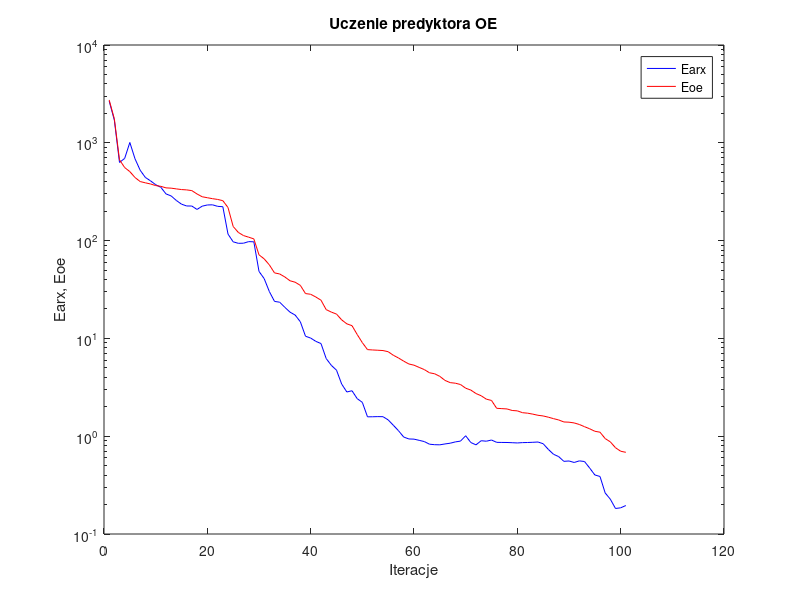
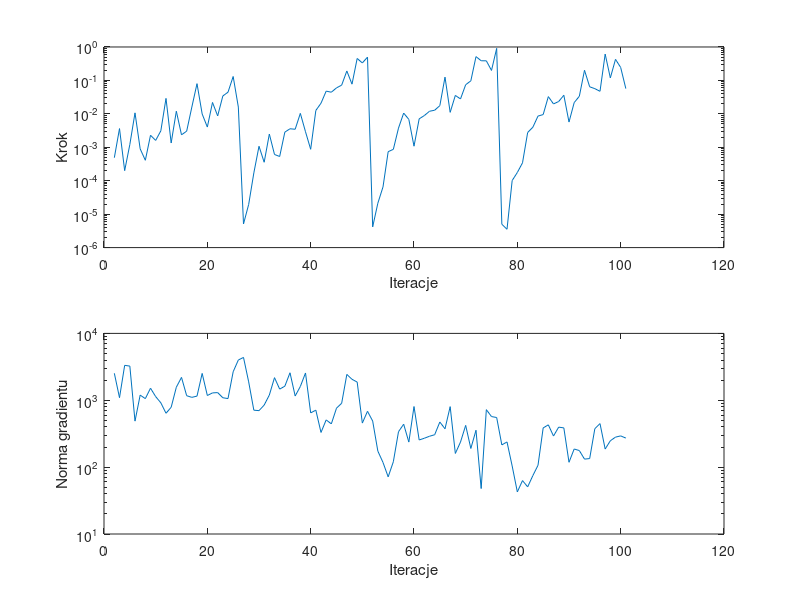

The MATLAB script that drew these images, in order:
%uczenie predyktora oe
clear all;
n=0; farx(n+1)=2.673341e+003; foe(n+1)=2.739908e+003; wspucz(n+1)=0.000000e+000; ng(n+1)=0.000000e+000;
%odnowa zmiennej metryki
n=1; farx(n+1)=1.706114e+003; foe(n+1)=1.759973e+003; krok(n+1)=4.880790e-004; ng(n+1)=2.532070e+003;
n=2; farx(n+1)=6.298661e+002; foe(n+1)=6.704184e+002; krok(n+1)=3.625910e-003; ng(n+1)=1.092888e+003;
n=3; farx(n+1)=6.924060e+002; foe(n+1)=5.584487e+002; krok(n+1)=2.002680e-004; ng(n+1)=3.328840e+003;
n=4; farx(n+1)=1.007766e+003; foe(n+1)=5.074285e+002; krok(n+1)=1.212998e-003; ng(n+1)=3.242563e+003;
n=5; farx(n+1)=6.864897e+002; foe(n+1)=4.417699e+002; krok(n+1)=1.071180e-002; ng(n+1)=4.876583e+002;
n=6; farx(n+1)=5.242683e+002; foe(n+1)=4.016331e+002; krok(n+1)=8.989595e-004; ng(n+1)=1.194237e+003;
n=7; farx(n+1)=4.427120e+002; foe(n+1)=3.898375e+002; krok(n+1)=4.090422e-004; ng(n+1)=1.057818e+003;
n=8; farx(n+1)=4.083403e+002; foe(n+1)=3.793750e+002; krok(n+1)=2.288181e-003; ng(n+1)=1.515313e+003;
n=9; farx(n+1)=3.731285e+002; foe(n+1)=3.653459e+002; krok(n+1)=1.606327e-003; ng(n+1)=1.134157e+003;
n=10; farx(n+1)=3.507681e+002; foe(n+1)=3.588501e+002; krok(n+1)=3.108393e-003; ng(n+1)=9.162001e+002;
n=11; farx(n+1)=3.002548e+002; foe(n+1)=3.461315e+002; krok(n+1)=2.900728e-002; ng(n+1)=6.388413e+002;
n=12; farx(n+1)=2.861535e+002; foe(n+1)=3.437626e+002; krok(n+1)=1.345435e-003; ng(n+1)=7.860389e+002;
n=13; farx(n+1)=2.572762e+002; foe(n+1)=3.378580e+002; krok(n+1)=1.199953e-002; ng(n+1)=1.568394e+003;
n=14; farx(n+1)=2.358280e+002; foe(n+1)=3.326251e+002; krok(n+1)=2.359135e-003; ng(n+1)=2.198013e+003;
n=15; farx(n+1)=2.259721e+002; foe(n+1)=3.299904e+002; krok(n+1)=3.035901e-003; ng(n+1)=1.169703e+003;
n=16; farx(n+1)=2.257420e+002; foe(n+1)=3.244695e+002; krok(n+1)=1.594192e-002; ng(n+1)=1.105367e+003;
n=17; farx(n+1)=2.082586e+002; foe(n+1)=2.998472e+002; krok(n+1)=8.000730e-002; ng(n+1)=1.154024e+003;
n=18; farx(n+1)=2.248916e+002; foe(n+1)=2.807928e+002; krok(n+1)=9.921120e-003; ng(n+1)=2.520832e+003;
n=19; farx(n+1)=2.314133e+002; foe(n+1)=2.744302e+002; krok(n+1)=4.026836e-003; ng(n+1)=1.178005e+003;
n=20; farx(n+1)=2.322177e+002; foe(n+1)=2.683675e+002; krok(n+1)=2.191235e-002; ng(n+1)=1.288449e+003;
n=21; farx(n+1)=2.239860e+002; foe(n+1)=2.635484e+002; krok(n+1)=8.685192e-003; ng(n+1)=1.302241e+003;
n=22; farx(n+1)=2.221492e+002; foe(n+1)=2.560435e+002; krok(n+1)=3.431867e-002; ng(n+1)=1.090553e+003;
n=23; farx(n+1)=1.165758e+002; foe(n+1)=2.179142e+002; krok(n+1)=4.438543e-002; ng(n+1)=1.059254e+003;
n=24; farx(n+1)=9.719218e+001; foe(n+1)=1.394612e+002; krok(n+1)=1.311129e-001; ng(n+1)=2.667940e+003;
n=25; farx(n+1)=9.381247e+001; foe(n+1)=1.211962e+002; krok(n+1)=1.596372e-002; ng(n+1)=4.001084e+003;
%odnowa zmiennej metryki
n=26; farx(n+1)=9.405594e+001; foe(n+1)=1.125779e+002; krok(n+1)=5.092199e-006; ng(n+1)=4.370088e+003;
n=27; farx(n+1)=9.764322e+001; foe(n+1)=1.083793e+002; krok(n+1)=1.953303e-005; ng(n+1)=1.883978e+003;
n=28; farx(n+1)=9.717667e+001; foe(n+1)=1.041269e+002; krok(n+1)=1.711903e-004; ng(n+1)=7.108279e+002;
n=29; farx(n+1)=4.840858e+001; foe(n+1)=7.152069e+001; krok(n+1)=1.072459e-003; ng(n+1)=6.992937e+002;
n=30; farx(n+1)=4.087624e+001; foe(n+1)=6.505547e+001; krok(n+1)=3.569431e-004; ng(n+1)=8.474167e+002;
n=31; farx(n+1)=3.015388e+001; foe(n+1)=5.648540e+001; krok(n+1)=2.488900e-003; ng(n+1)=1.196694e+003;
n=32; farx(n+1)=2.390103e+001; foe(n+1)=4.676061e+001; krok(n+1)=6.092969e-004; ng(n+1)=2.178485e+003;
n=33; farx(n+1)=2.344913e+001; foe(n+1)=4.559332e+001; krok(n+1)=5.309035e-004; ng(n+1)=1.469087e+003;
n=34; farx(n+1)=2.079073e+001; foe(n+1)=4.247881e+001; krok(n+1)=2.841023e-003; ng(n+1)=1.622528e+003;
n=35; farx(n+1)=1.855354e+001; foe(n+1)=3.884815e+001; krok(n+1)=3.581841e-003; ng(n+1)=2.576930e+003;
n=36; farx(n+1)=1.732461e+001; foe(n+1)=3.753607e+001; krok(n+1)=3.460440e-003; ng(n+1)=1.158418e+003;
n=37; farx(n+1)=1.479432e+001; foe(n+1)=3.485382e+001; krok(n+1)=1.033570e-002; ng(n+1)=1.607038e+003;
n=38; farx(n+1)=1.052621e+001; foe(n+1)=2.872755e+001; krok(n+1)=2.914778e-003; ng(n+1)=2.558761e+003;
n=39; farx(n+1)=1.007916e+001; foe(n+1)=2.827028e+001; krok(n+1)=8.713055e-004; ng(n+1)=6.474643e+002;
n=40; farx(n+1)=9.328809e+000; foe(n+1)=2.649550e+001; krok(n+1)=1.262969e-002; ng(n+1)=7.110833e+002;
n=41; farx(n+1)=8.857394e+000; foe(n+1)=2.457726e+001; krok(n+1)=2.080275e-002; ng(n+1)=3.301234e+002;
n=42; farx(n+1)=6.228780e+000; foe(n+1)=1.969954e+001; krok(n+1)=4.781642e-002; ng(n+1)=5.085473e+002;
n=43; farx(n+1)=5.301687e+000; foe(n+1)=1.857791e+001; krok(n+1)=4.438543e-002; ng(n+1)=4.435711e+002;
n=44; farx(n+1)=4.732461e+000; foe(n+1)=1.773242e+001; krok(n+1)=5.983917e-002; ng(n+1)=7.618365e+002;
n=45; farx(n+1)=3.413828e+000; foe(n+1)=1.546856e+001; krok(n+1)=7.224063e-002; ng(n+1)=9.022443e+002;
n=46; farx(n+1)=2.832567e+000; foe(n+1)=1.408800e+001; krok(n+1)=1.913888e-001; ng(n+1)=2.434295e+003;
n=47; farx(n+1)=2.916250e+000; foe(n+1)=1.349855e+001; krok(n+1)=7.727538e-002; ng(n+1)=2.058838e+003;
n=48; farx(n+1)=2.422546e+000; foe(n+1)=1.096950e+001; krok(n+1)=4.536903e-001; ng(n+1)=1.871837e+003;
n=49; farx(n+1)=2.218274e+000; foe(n+1)=9.047345e+000; krok(n+1)=3.329123e-001; ng(n+1)=4.560177e+002;
n=50; farx(n+1)=1.577857e+000; foe(n+1)=7.677860e+000; krok(n+1)=4.968529e-001; ng(n+1)=6.839779e+002;
%odnowa zmiennej metryki
n=51; farx(n+1)=1.580675e+000; foe(n+1)=7.617622e+000; krok(n+1)=4.158459e-006; ng(n+1)=4.891239e+002;
n=52; farx(n+1)=1.586092e+000; foe(n+1)=7.567945e+000; krok(n+1)=2.122479e-005; ng(n+1)=1.737853e+002;
n=53; farx(n+1)=1.583218e+000; foe(n+1)=7.512140e+000; krok(n+1)=6.524052e-005; ng(n+1)=1.174279e+002;
n=54; farx(n+1)=1.468069e+000; foe(n+1)=7.309641e+000; krok(n+1)=7.394073e-004; ng(n+1)=7.153010e+001;
n=55; farx(n+1)=1.294129e+000; foe(n+1)=6.723636e+000; krok(n+1)=8.684522e-004; ng(n+1)=1.203399e+002;
n=56; farx(n+1)=1.137561e+000; foe(n+1)=6.306390e+000; krok(n+1)=3.751501e-003; ng(n+1)=3.387827e+002;
n=57; farx(n+1)=9.811904e-001; foe(n+1)=5.856107e+000; krok(n+1)=1.053841e-002; ng(n+1)=4.382728e+002;
n=58; farx(n+1)=9.372999e-001; foe(n+1)=5.476735e+000; krok(n+1)=6.832143e-003; ng(n+1)=2.369418e+002;
n=59; farx(n+1)=9.333226e-001; foe(n+1)=5.322651e+000; krok(n+1)=1.078226e-003; ng(n+1)=8.060780e+002;
n=60; farx(n+1)=9.071913e-001; foe(n+1)=5.051578e+000; krok(n+1)=7.088910e-003; ng(n+1)=2.547296e+002;
n=61; farx(n+1)=8.810276e-001; foe(n+1)=4.797835e+000; krok(n+1)=8.891335e-003; ng(n+1)=2.704239e+002;
n=62; farx(n+1)=8.282715e-001; foe(n+1)=4.452179e+000; krok(n+1)=1.195410e-002; ng(n+1)=2.895630e+002;
n=63; farx(n+1)=8.187495e-001; foe(n+1)=4.347874e+000; krok(n+1)=1.283974e-002; ng(n+1)=3.051545e+002;
n=64; farx(n+1)=8.164343e-001; foe(n+1)=4.089348e+000; krok(n+1)=1.761298e-002; ng(n+1)=4.726643e+002;
n=65; farx(n+1)=8.333744e-001; foe(n+1)=3.719276e+000; krok(n+1)=1.254000e-001; ng(n+1)=3.742462e+002;
n=66; farx(n+1)=8.478741e-001; foe(n+1)=3.530493e+000; krok(n+1)=1.109636e-002; ng(n+1)=8.032879e+002;
n=67; farx(n+1)=8.744574e-001; foe(n+1)=3.483069e+000; krok(n+1)=3.556534e-002; ng(n+1)=1.601835e+002;
n=68; farx(n+1)=8.909052e-001; foe(n+1)=3.376789e+000; krok(n+1)=2.792385e-002; ng(n+1)=2.373088e+002;
n=69; farx(n+1)=1.010877e+000; foe(n+1)=3.096764e+000; krok(n+1)=7.424094e-002; ng(n+1)=4.209288e+002;
n=70; farx(n+1)=8.613648e-001; foe(n+1)=2.961554e+000; krok(n+1)=9.714883e-002; ng(n+1)=1.901576e+002;
n=71; farx(n+1)=8.159138e-001; foe(n+1)=2.730079e+000; krok(n+1)=5.155493e-001; ng(n+1)=3.562033e+002;
n=72; farx(n+1)=8.991431e-001; foe(n+1)=2.591557e+000; krok(n+1)=3.873041e-001; ng(n+1)=4.782019e+001;
n=73; farx(n+1)=8.888247e-001; foe(n+1)=2.392324e+000; krok(n+1)=3.854790e-001; ng(n+1)=7.240300e+002;
n=74; farx(n+1)=9.140570e-001; foe(n+1)=2.320293e+000; krok(n+1)=1.989372e-001; ng(n+1)=5.704394e+002;
n=75; farx(n+1)=8.653860e-001; foe(n+1)=1.928751e+000; krok(n+1)=9.087851e-001; ng(n+1)=5.519964e+002;
%odnowa zmiennej metryki
n=76; farx(n+1)=8.634096e-001; foe(n+1)=1.914186e+000; krok(n+1)=4.999771e-006; ng(n+1)=2.149266e+002;
n=77; farx(n+1)=8.624416e-001; foe(n+1)=1.899948e+000; krok(n+1)=3.533269e-006; ng(n+1)=2.381585e+002;
n=78; farx(n+1)=8.581903e-001; foe(n+1)=1.832448e+000; krok(n+1)=1.012576e-004; ng(n+1)=1.039838e+002;
n=79; farx(n+1)=8.532241e-001; foe(n+1)=1.816085e+000; krok(n+1)=1.764835e-004; ng(n+1)=4.259665e+001;
n=80; farx(n+1)=8.599392e-001; foe(n+1)=1.739558e+000; krok(n+1)=3.428360e-004; ng(n+1)=6.290362e+001;
n=81; farx(n+1)=8.622352e-001; foe(n+1)=1.719255e+000; krok(n+1)=2.774090e-003; ng(n+1)=5.071335e+001;
n=82; farx(n+1)=8.663207e-001; foe(n+1)=1.680921e+000; krok(n+1)=3.973596e-003; ng(n+1)=7.461281e+001;
n=83; farx(n+1)=8.722520e-001; foe(n+1)=1.636292e+000; krok(n+1)=8.580693e-003; ng(n+1)=1.065747e+002;
n=84; farx(n+1)=8.374466e-001; foe(n+1)=1.610925e+000; krok(n+1)=9.513276e-003; ng(n+1)=3.855591e+002;
n=85; farx(n+1)=7.330419e-001; foe(n+1)=1.564516e+000; krok(n+1)=3.281725e-002; ng(n+1)=4.289559e+002;
n=86; farx(n+1)=6.535391e-001; foe(n+1)=1.512146e+000; krok(n+1)=1.980819e-002; ng(n+1)=2.917833e+002;
n=87; farx(n+1)=6.187291e-001; foe(n+1)=1.466315e+000; krok(n+1)=2.339865e-002; ng(n+1)=3.962566e+002;
n=88; farx(n+1)=5.532990e-001; foe(n+1)=1.398522e+000; krok(n+1)=3.598781e-002; ng(n+1)=3.862615e+002;
n=89; farx(n+1)=5.580773e-001; foe(n+1)=1.390825e+000; krok(n+1)=5.682045e-003; ng(n+1)=1.182072e+002;
n=90; farx(n+1)=5.388154e-001; foe(n+1)=1.366873e+000; krok(n+1)=2.165649e-002; ng(n+1)=1.866965e+002;
n=91; farx(n+1)=5.594515e-001; foe(n+1)=1.317818e+000; krok(n+1)=3.360874e-002; ng(n+1)=1.768977e+002;
n=92; farx(n+1)=5.510121e-001; foe(n+1)=1.251307e+000; krok(n+1)=2.012417e-001; ng(n+1)=1.318062e+002;
n=93; farx(n+1)=4.726380e-001; foe(n+1)=1.191048e+000; krok(n+1)=6.442938e-002; ng(n+1)=1.343481e+002;
n=94; farx(n+1)=4.016180e-001; foe(n+1)=1.123248e+000; krok(n+1)=5.671128e-002; ng(n+1)=3.756951e+002;
n=95; farx(n+1)=3.874532e-001; foe(n+1)=1.098907e+000; krok(n+1)=4.725510e-002; ng(n+1)=4.476779e+002;
n=96; farx(n+1)=2.628926e-001; foe(n+1)=9.460245e-001; krok(n+1)=6.128735e-001; ng(n+1)=1.864936e+002;
n=97; farx(n+1)=2.268542e-001; foe(n+1)=8.750356e-001; krok(n+1)=1.189066e-001; ng(n+1)=2.479216e+002;
n=98; farx(n+1)=1.823670e-001; foe(n+1)=7.622509e-001; krok(n+1)=4.268310e-001; ng(n+1)=2.809484e+002;
n=99; farx(n+1)=1.852532e-001; foe(n+1)=7.020716e-001; krok(n+1)=2.442288e-001; ng(n+1)=2.931958e+002;
n=100; farx(n+1)=1.955194e-001; foe(n+1)=6.841431e-001; krok(n+1)=5.694364e-002; ng(n+1)=2.718532e+002;

figure; semilogy(farx,'b'); hold on; semilogy(foe,'r'); xlabel('Iteracje'); ylabel('Earx, Eoe'); legend('Earx','Eoe'); title('Uczenie predyktora OE');
figure; subplot(2,1,1); semilogy(krok); xlabel('Iteracje'); ylabel('Krok');
subplot(2,1,2); semilogy(ng); xlabel('Iteracje'); ylabel('Norma gradientu');
Earx=farx(n+1)
Eoe=foe(n+1)
